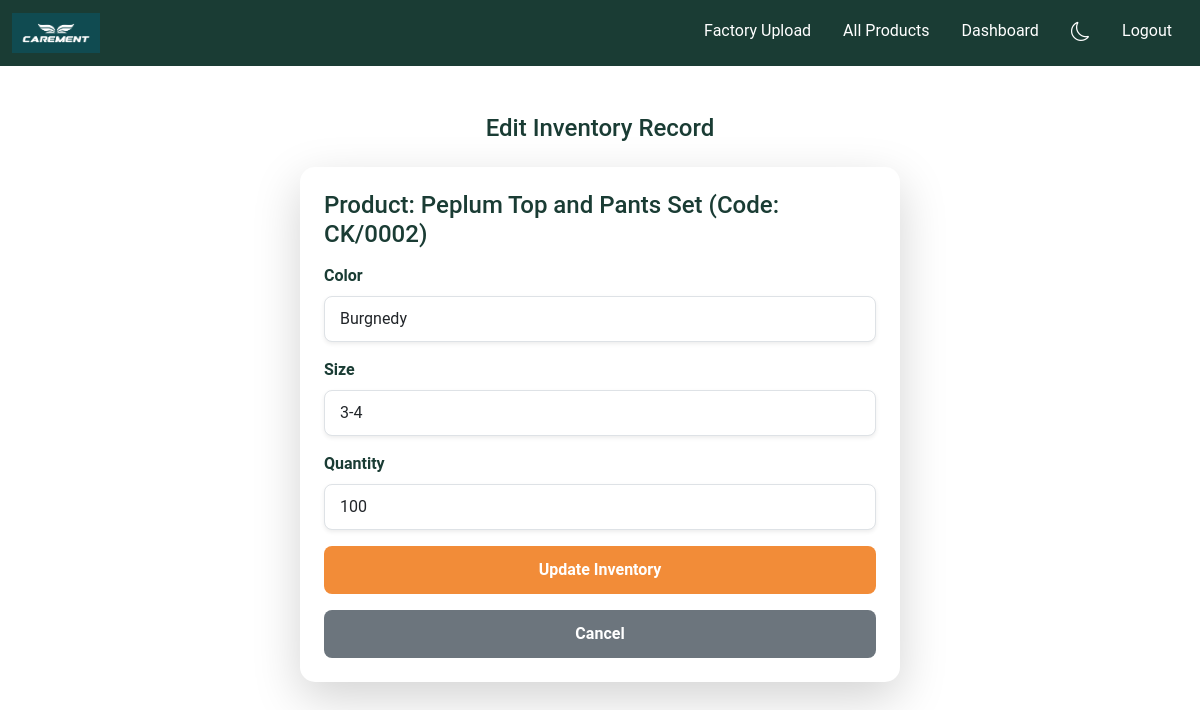
/edit_inventory/5 (signed in), run on the app's committed database.
### tables this page shows
CREATE TABLE products (
        product_id INTEGER PRIMARY KEY AUTOINCREMENT,
        product_code TEXT NOT NULL,
        product_name TEXT NOT NULL,
        product_image TEXT,
        product_description TEXT,
        category TEXT,
        campaign_type TEXT,
        produced_quantity INTEGER DEFAULT 0,
        released_quantity INTEGER DEFAULT 0
    , age_range TEXT);

CREATE TABLE inventory_breakdown (
        id INTEGER PRIMARY KEY AUTOINCREMENT,
        product_id INTEGER,
        color TEXT,
        size TEXT,
        quantity INTEGER,
        FOREIGN KEY (product_id) REFERENCES products(product_id)
    );

### app.py (the view, shortened to what this page needs)
@app.route('/edit_inventory/<int:inventory_id>', methods=['GET', 'POST'])
def edit_inventory(inventory_id):
    if 'user_id' not in session or session.get('role') != 'factory':
        flash('Please login as factory admin!', 'error')
        return redirect(url_for('login'))
    conn = get_db()
    if not conn:
        return redirect(url_for('index'))
    c = conn.cursor()
    try:
        c.execute('SELECT * FROM inventory_breakdown WHERE id = ?', (inventory_id,))
        inventory = c.fetchone()
        if not inventory:
            flash('Inventory record not found!', 'error')
            return redirect(url_for('factory_upload'))
        c.execute('SELECT * FROM products WHERE product_id = ?', (inventory['product_id'],))
        product = c.fetchone()
        conn.close()
        return render_template('edit_inventory.html', inventory=inventory, product=product)
    except sqlite3.Error as e:
        flash(f"Database error: {e}", 'error')
        conn.close()
        return redirect(url_for('factory_upload'))

### app.py (called while the page is built)
def get_db():
    try:
        conn = sqlite3.connect('database.db')
        conn.row_factory = sqlite3.Row
        return conn
    except sqlite3.Error as e:
        flash(f"Database connection error: {e}", 'error')
        return None

### templates/edit_inventory.html
{% extends 'base.html' %}
{% block content %}
<div class="container mt-5">
    <h2 class="text-center mb-4" style="color: #1A3C34;">Edit Inventory Record</h2>
    <div class="card shadow-lg border-0" style="max-width: 600px; margin: 0 auto; border-radius: 15px;">
        <div class="card-body p-4">
            <h4 class="mb-3" style="color: #1A3C34;">Product: {{ product.product_name }} (Code: {{ product.product_code }})</h4>
            <form method="POST" action="{{ url_for('edit_inventory', inventory_id=inventory.id) }}">
                <div class="mb-3">
                    <label for="color" class="form-label fw-bold" style="color: #1A3C34;">Color</label>
                    <input type="text" class="form-control form-control-lg shadow-sm" id="color" name="color" value="{{ inventory.color }}" required style="border-radius: 8px;">
                </div>
                <div class="mb-3">
                    <label for="size" class="form-label fw-bold" style="color: #1A3C34;">Size</label>
                    <input type="text" class="form-control form-control-lg shadow-sm" id="size" name="size" value="{{ inventory.size }}" required style="border-radius: 8px;">
                </div>
                <div class="mb-3">
                    <label for="quantity" class="form-label fw-bold" style="color: #1A3C34;">Quantity</label>
                    <input type="number" class="form-control form-control-lg shadow-sm" id="quantity" name="quantity" value="{{ inventory.quantity }}" required style="border-radius: 8px;">
                </div>
                <button type="submit" class="btn w-100 text-white fw-bold" style="background-color: #F28C38; border: none; border-radius: 8px; padding: 12px;">Update Inventory</button>
            </form>
            <a href="{{ url_for('factory_upload') }}" class="btn w-100 mt-3 text-white fw-bold" style="background-color: #6c757d; border: none; border-radius: 8px; padding: 12px;">Cancel</a>
        </div>
    </div>
</div>
{% endblock %}

### static/css/style.css (style rules this page uses)
body { font-family: 'Roboto', Arial, sans-serif; transition: background-color 0.3s, color 0.3s; }
.card { border-radius: 15px; }
body.light-mode { background-color: #ffffff; color: #333333; }
body.light-mode h2, body.light-mode h3, body.light-mode h4, body.light-mode label, body.light-mode p { color: #1A3C34 !important; }
.container { padding-left: 15px; padding-right: 15px; }
.card { max-width: 400px; width: 100%; }
h2 { font-size: 1.5rem; }
.form-control { padding: 10px 15px; font-size: 1rem; }
.btn { padding: 12px 20px; font-size: 1rem; }

### data on the page
products: product_name "Peplum Top and Pants Set", product_code "CK/0002"
inventory_breakdown: color "Burgnedy", size "3-4", quantity "100"
